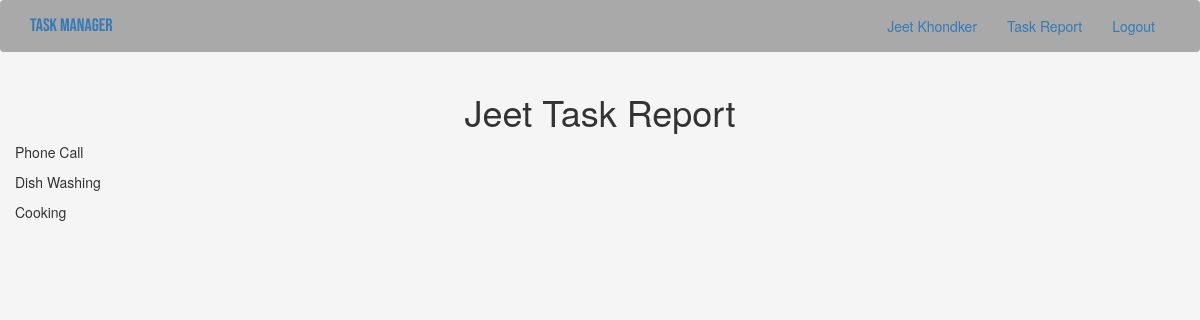
The page /taskreport/jeet (signed in) on the database as committed earlier.
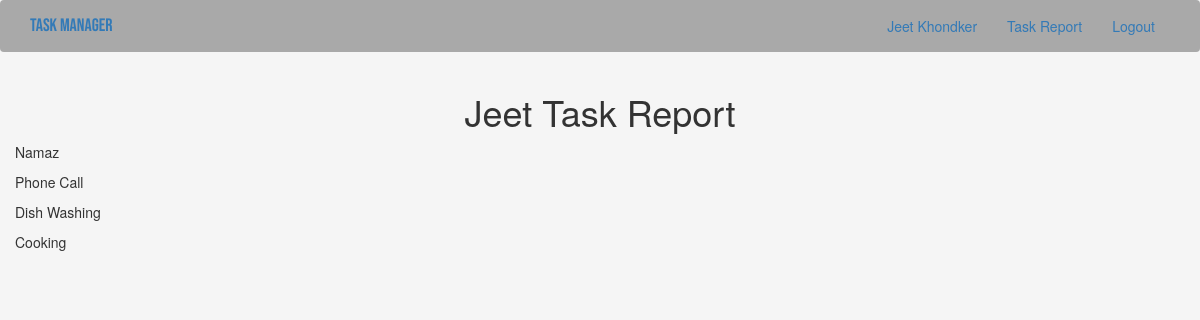
The same page on the database as committed later.
### app/models.py (models this page shows, shortened)
class User(UserMixin, db.Model):
    __tablename__ = "user"
    id = db.Column(db.Integer, primary_key = True)
    username = db.Column(db.String(64), index = True, unique = True)
    firstName = db.Column(db.String(50))
    lastName = db.Column(db.String(50))
    email = db.Column(db.String(120), index = True, unique = True)
    password_hash = db.Column(db.String(128))
    todoitems = db.relationship("ToDo", backref = "owner", lazy = "dynamic")

class ToDo(db.Model):
    __tablename__ = "todoitems"
    item_id = db.Column(db.Integer, primary_key = True)
    title = db.Column(db.String(100), nullable = False)
    description = db.Column(db.String(200), nullable = False)
    date_created = db.Column(db.DateTime, default = datetime.utcnow)
    date_updated = db.Column(db.DateTime)
    date_completed = db.Column(db.DateTime)
    is_completed = db.Column(db.Boolean, default = False, nullable = False)
    user_id = db.Column(db.Integer, db.ForeignKey("user.id"), nullable = False)

### app/routes.py (the view)
@app.route("/taskreport/<username>")
@login_required
def view_taskreport(username):
    completed_todoitems = ToDo.query.filter_by(user_id = current_user.id and ToDo.is_completed == True).order_by(ToDo.date_created.desc()).all()
    return render_template("taskreport.html", completed_todoitems = completed_todoitems)

### app/models.py (called while the page is built)
@login.user_loader
def load_user(id):
    return User.query.get(int(id))

### app/templates/taskreport.html (shortened to what this page needs)
{% extends "base.html" %}
{% block app_content %}
    <h1 class="text-center">{{ current_user.firstName }} Task Report</h1>
    {% for completed_items in completed_todoitems %}
        {% if completed_items.is_completed == True %}
        <p>{{ completed_items.title }}</p>
        {% endif %}
    {% endfor %}
{% endblock %}

### app/templates/base.html (shortened to what this page needs)
{% extends "bootstrap/base.html" %}
{% block styles %}
    {{ super() }}
    <link rel="stylesheet" href="{{ url_for('static', filename='css/pc-style.css') }}">
{% endblock %}
{% block navbar %}
    <nav class="navbar navbar-expand-lg navbar-light bg-light">
        <div class="container">
            <div class="navbar-header">
                <a class="navbar-brand" href="{{ url_for('index') }}">Task Manager</a>
            </div>
            <div class="collapse navbar-collapse" id="bs-example-navbar-collapse-1">
                <ul class="nav navbar-nav navbar-right">
                    {% if current_user.is_anonymous %}
                        <li><a href="{{ url_for('login') }}">Login</a></li>
                    {% else %}
                        <li><a href="{{ url_for('user', username=current_user.username) }}">{{ current_user.firstName }}&nbsp;{{ current_user.lastName }}</a></li>
                        <li><a href="{{ url_for('view_taskreport', username=current_user.username) }}">Task Report</a></li>
                        <li><a href="{{ url_for('logout') }}">Logout</a></li>
                    {% endif %}
                </ul>
            </div>
        </div>
    </nav>
{% endblock %}
{% block content %}
    <div class="container">
        <div class="row">
            {% block app_content %}{% endblock %}
        </div>
    </div>
{% endblock %}

### app/static/css/pc-style.css (style rules this page uses)
body { background-color: #f5f5f5; height: 100%; }
a.navbar-brand { font-family: 'Bebas Neue', cursive; }
.navbar { background-color: darkgray; }

Rows that differ between the two databases and show on the page:
added ToDo: title "Namaz"
